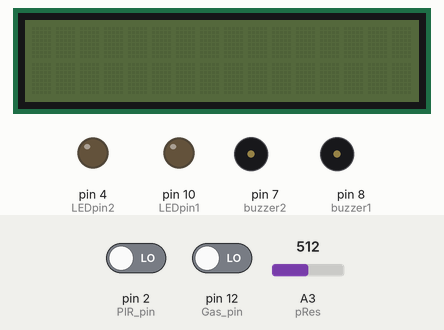
Recording of a sketch running on a simulated Arduino Uno, built with avr-gcc and run on an emulated ATmega328P. Shown: 16×2 character LCD, output pins drawn as LEDs (lit = HIGH), buzzer (waves = sounding, pin HIGH). Dashed ring = blinking. The inputs (shaded band) are chosen by the test bench; at power-on: A3 (pRes) = 512, pin 12 (Gas_pin) LOW, pin 2 (PIR_pin) LOW. What the sketch prints to the serial monitor is not drawn.

Above: at 1.3 s.
1.4 s: A3 (pRes) set to 585
2.9 s: A3 (pRes) set to 610
At 3.6 s:
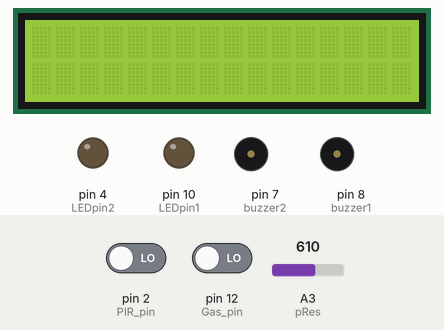
4.4 s: pin 12 (Gas_pin) driven HIGH
At 5.0 s:
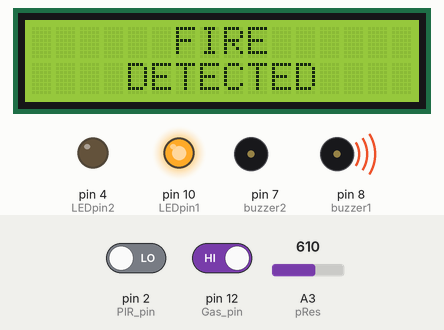
5.9 s: pin 2 (PIR_pin) driven HIGH
At 6.3 s:
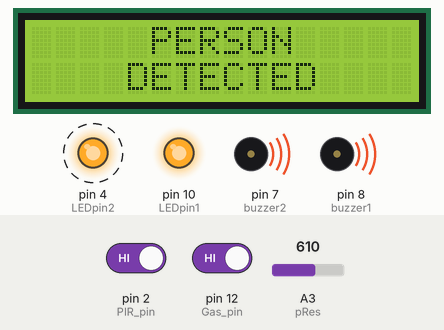
8.9 s: pin 2 (PIR_pin) driven LOW
At 9.9 s:
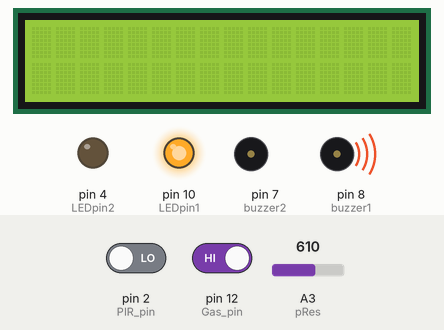
Timing chart, 0 to 11.4 s (numbered marks = the images above; inputs shaded):
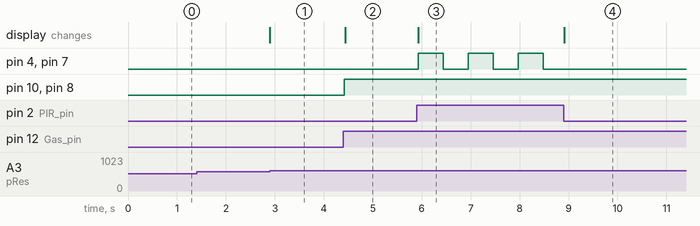

The sketch:

Microprocessor_and_Microcontroller_Systems_Final_Output.ino
```cpp
/*

  1. Photoresistor indicate whether or not there is a flame detected.
  2. If a fire is detected, lcd will turn on.
  3. The 1st buzzer will not turn on unless there is a smoke and flame detected.
  4. If there is a fire detected, buzzer will alarm and lcd will show that "FIRE IS DETECTED".
  5. If PIR sensor detects a person, buzzer and led will turn on.
  6. 2nd buzzer indicate if there is a person stuck in the fire.
  7. "0-9" button is for the interval of time that 2nd buzzer will turn on.
  8. Power button to turn of the circuit.
*/

#include <IRremote.h>
#include <LiquidCrystal_I2C.h>
#include <Wire.h>

LiquidCrystal_I2C lcd(32, 16, 2);

// IR VARIABLE
int IRpin = 3;
IRrecv IR(IRpin);

// BUZZER VARIABLE
int buzzer1 = 8;
int buzzer2 = 7;

// PIR VARIABLE
int PIR_pin = 2;
int pirVal;

// LED
int LEDpin1 = 10;
bool State = LOW;
bool pRes_State;
int LEDpin2 = 4;
bool pRes_State2;

// PHOTORESISTOR
int pRes = A3;
int pRes_Val;

// GAS Sensor
int Gas_pin = 12;
int gasVal;

// MILLIS
unsigned long currentms;
unsigned long pastms;
int i = 500;      // default interval

bool powerCond = false;
bool trigger = true;

void setup()
{
  Serial.begin(9600);
  IR.enableIRIn();

  lcd.begin(16, 2);
  lcd.init();
  lcd.backlight();
  lcd.setBacklight(0);

  pinMode(buzzer1, OUTPUT);
  pinMode(buzzer2, OUTPUT);
  pinMode(LEDpin1, OUTPUT);
  pinMode(LEDpin2, OUTPUT);
  pinMode(PIR_pin, INPUT);
  pinMode(Gas_pin, INPUT);
  pinMode(pRes, INPUT);
}

void loop()
{
  remote_Control();
  readValues();
  if (pRes_Val >= 600)
  {
    lcd.setBacklight(1);
    pRes_State = true;
  }
  while (gasVal == HIGH && pRes_State)
  {
    readValues();
    remote_Control();

    if (gasVal == HIGH && trigger)
    {
      lcd.setCursor(6, 0);
      lcd.print("FIRE");
      lcd.setCursor(4, 1);
      lcd.print("DETECTED");
    }

    digitalWrite(buzzer1, HIGH);
    digitalWrite(LEDpin1, HIGH);


    if (pirVal == 1)
    {
      trigger = false;
      currentms = millis();
      lcd.setCursor(5, 0);
      lcd.print("PERSON");
      lcd.setCursor(4, 1);
      lcd.print("DETECTED");
      remote_Control();
      Serial.println(i);
      if (currentms - pastms >= i)
      {
        pastms = currentms;
        State = !State;
      }
      digitalWrite(buzzer2, State);
      digitalWrite(LEDpin2, State);
    }
    if (pirVal == 0 && trigger == false)
    {
      lcd.clear();
      digitalWrite(buzzer2, LOW);
      digitalWrite(LEDpin2, LOW);
    }
  }
  if (powerCond)
  {
    lcd.clear();
    trigger = true;
    State = LOW;
    digitalWrite(buzzer1, LOW);
    digitalWrite(LEDpin1, LOW);
    digitalWrite(buzzer2, LOW);
    digitalWrite(LEDpin2, LOW);
    lcd.setCursor(4, 0);
    lcd.print("Powering");
    lcd.setCursor(6, 1);
    lcd.print("Off!");
    delay(1000);
    lcd.clear();
    lcd.setBacklight(0);
    while (1) {}
  }
}

void remote_Control()
{
  while (IR.decode())
  {
    //Serial.println(IR.decodedIRData.decodedRawData, HEX);

    if (IR.decodedIRData.decodedRawData == 0xFF00BF00)
    {
      lcd.setBacklight(1);
      Serial.println("Power");
      powerCond = true;
      pRes_State = false;
    }
    else if (IR.decodedIRData.decodedRawData == 0xF30CBF00)
    {
      Serial.println("0");
      i = 0;
    }
    else if (IR.decodedIRData.decodedRawData == 0xEF10BF00)
    {
      Serial.println("1");
      i = 500;
    }
    else if (IR.decodedIRData.decodedRawData == 0xEE11BF00)
    {
      Serial.println("2");
      i = 1000;
    }
    else if (IR.decodedIRData.decodedRawData == 0xED12BF00)
    {
      Serial.println("3");
      i = 1500;
    }
    else if (IR.decodedIRData.decodedRawData == 0xEB14BF00)
    {
      Serial.println("4");
      i = 2000;
    }
    else if (IR.decodedIRData.decodedRawData == 0xEA15BF00)
    {
      Serial.println("5");
      i = 2500;
    }
    else if (IR.decodedIRData.decodedRawData == 0xE916BF00)
    {
      Serial.println("6");
      i = 3000;
    }
    else if (IR.decodedIRData.decodedRawData == 0xE718BF00)
    {
      Serial.println("7");
      i = 3500;
    }
    else if (IR.decodedIRData.decodedRawData == 0xE619BF00)
    {
      Serial.println("8");
      i = 4000;
    }
    else if (IR.decodedIRData.decodedRawData == 0xE51ABF00)
    {
      Serial.println("9");
      i = 4500;
    }
    IR.resume();
  }
}

void readValues()
{
  pirVal = digitalRead(PIR_pin);
  pRes_Val = analogRead(pRes);
  gasVal = digitalRead(Gas_pin);
}
```

Measured:
- the behaviour switches between 599 and 600 on A3 (pRes) (found by bisection; images 0 and 1)
- after the input at 1.4 s, every drawn part: stays the same
- after the input at 2.9 s, the display: changes at once (image 1)
- after the input at 4.4 s, pin 10 (LEDpin1), pin 8 (buzzer1): LOW → HIGH at once; the display: changes at once (image 2)
- after the input at 5.9 s, pin 4 (LEDpin2), pin 7 (buzzer2): alternates HIGH for 0.51 s and LOW for 0.51 s, starting at once; the display: changes at once (image 3)
- after the input at 8.9 s, pin 4 (LEDpin2), pin 7 (buzzer2): stops changing and stays LOW; the display: changes at once (image 4)
